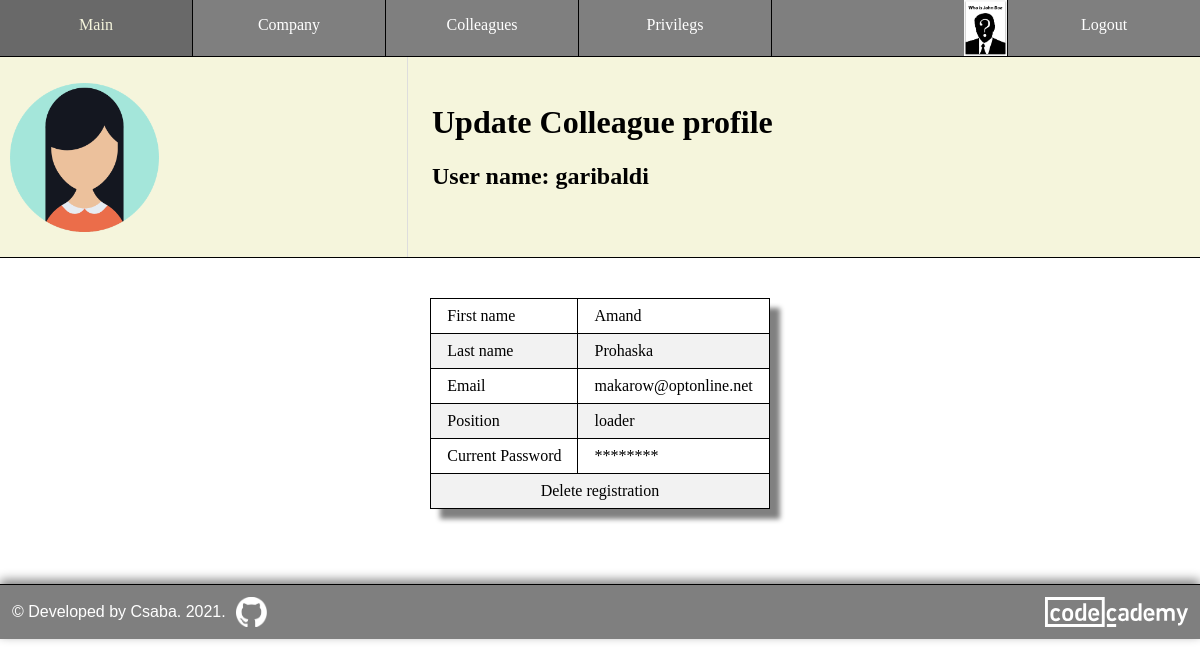
Before: /profile/4 (signed in) with the older database file.
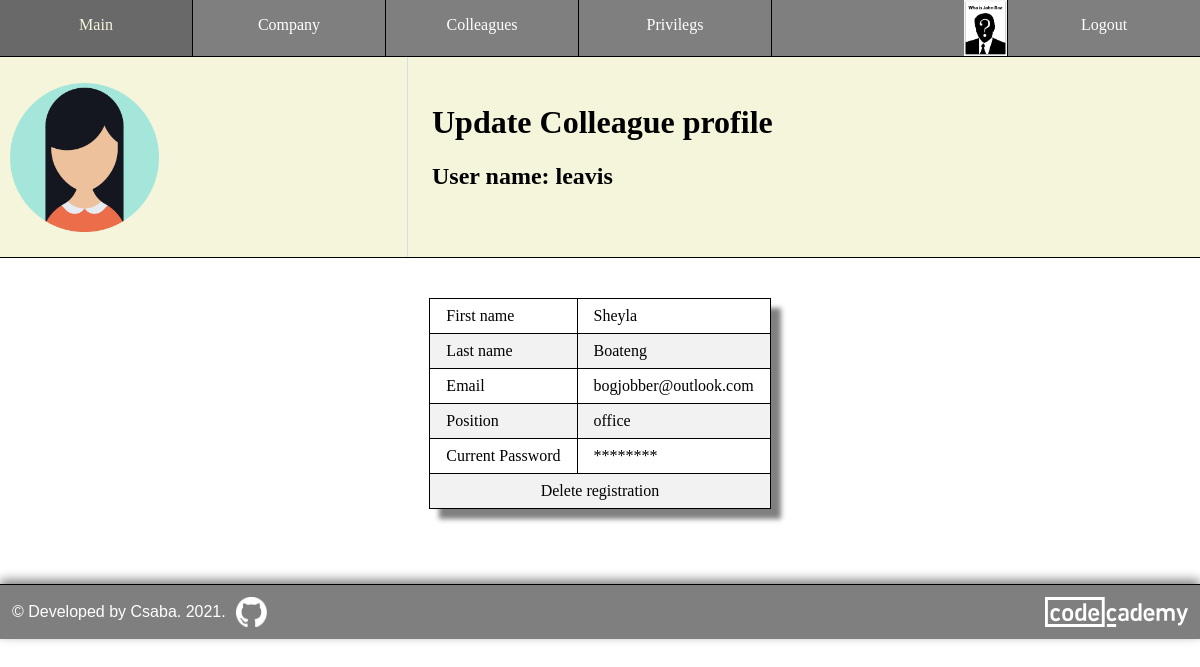
After: the same page with the newer database file.
### models.py (models this page shows, shortened)
class Colleagues(db.Model, UserMixin):
    id = db.Column(db.Integer, primary_key = True)
    user_name = db.Column(db.String(32), unique = True, index = True)
    email = db.Column(db.String(128), unique = True, index = True)
    confirmed = db.Column(db.Integer, unique = False, default = 0)
    first_name = db.Column(db.String(32), nullable = False, index = True)
    last_name = db.Column(db.String(64), nullable = False, index = True)
    avatar = db.Column(db.String(8), nullable = True)
    position = db.Column(db.String(2048), index = True)
    password_hash = db.Column(db.String(128))
    company_id = db.Column(db.Integer, db.ForeignKey("company.id"))
    ideas = db.relationship(
        "Ideas",
        backref = "colleague",
        lazy = "dynamic",
        cascade = "all, delete, delete-orphan"  # cascading deletion
    )
    admin = db.relationship(
        "Admins",
        backref = "colleague",
        lazy = "dynamic",
        cascade = "all, delete, delete-orphan"  # cascading deletion
    )

### routes.py (the view)
@app.route("/profile/<int:id>", methods = ["GET", "POST"])
@login_required
def profile(id):
    colleague = Colleagues.query.get(id)
    if current_user.id != id:
        if not is_auth_colleague(current_user, colleague):
            return unathorized("You cannot to view the profile of someone else.", "error")
        who = "Colleague"
    else:
        colleague = current_user
        who = "Your"
    return render_template(
        "profile.html",
        avatar = get_avatar(colleague),
        colleague = colleague,
        nav = get_nav(current_user)
    )

### helper.py (called while the page is built)
def get_admin(current_user):
    admin = Admins.query.filter(Admins.colleague_id == current_user.id).first()
    if not admin:
        admin = instatiate_admin(False)
    return admin

def is_auth_company(current_user):
    admin = get_admin(current_user)
    if not admin.update_company:
        return False
    return True

def is_auth_colleague(current_user, colleague=None):
    if not colleague:
        colleague = current_user
    admin = get_admin(current_user)
    if not admin.update_colleague:
        return False
    if current_user.company_id != colleague.company_id:
        return False
    return True

def is_auth_privilegs(current_user, colleague=None):
    if not colleague:
        colleague = current_user
    admin = get_admin(current_user)
    if not admin.update_privilegs:
        return False
    if current_user.company_id != colleague.company_id:
        return False
    return True

### models.py (called while the page is built)
@login_manager.user_loader
def load_colleague(id):
    return Colleagues.query.get(int(id))

### templates/profile.html (shortened to what this page needs)
{% extends "base.html" %}
{% block css %}
<link rel="stylesheet" href="{{ url_for('static', filename = 'style/profile.css') }} " />
{% endblock css %}
{% block header_left %}
    <a href="{{ url_for('upload_avatar', id = colleague.id) }}">
        <img
            src="{{ url_for('static', filename = '/avatars/' + avatar) }}"
            alt="{{colleague.username}} profile picture"
            title="Change your avatar"
        />
    </a>
{% endblock header_left %}
{% block header_right %}
    {% if colleague == current_user %}
    <h1>My profile</h1>
    {% else %}
    <h1>Update Colleague profile</h1>
    {% endif %}
    <h2>User name: <strong>{{colleague.user_name}}</strong></h2>
{% endblock header_right %}
{% block content %}
<main class="profile">
    <section>
        <table>
            <tr class="clickable" id="first_name" onclick="window.location='/update_first_name/{{ colleague.id }}';">
                <td>First name</td><td>{{colleague.first_name}}</td>
            </tr>
            <tr class="clickable" id="last_name" onclick="window.location='/update_last_name/{{ colleague.id }}';">
                <td>Last name</td><td>{{colleague.last_name}}</td>
            </tr>
            <tr class="clickable" id="email" onclick="window.location='/update_email/{{ colleague.id }}';">
                <td>Email</td><td>{{colleague.email}}</td>
            </tr>
            <tr class="clickable" id="position" onclick="window.location='/update_position/{{ colleague.id }}';">
                <td>Position</td><td>{{colleague.position}}</td>
            </tr>
            <tr class="clickable" id="password" onclick="window.location='/update_password/{{ colleague.id }}';">
                <td>Current Password</td><td>********</td>
            </tr>
            <tr class="clickable" id="delete" onclick="window.location='/delete_colleague/{{ colleague.id }}';">
                <td class="center" colspan="2">Delete registration</td>
            </tr>
        </table>
    </section>
</main>
{% endblock content %}

Changed rows visible on the page:
changed Colleagues: user_name "garibaldi" → "leavis"; first_name "Amand" → "Sheyla"; last_name "Prohaska" → "Boateng"; email "makarow@optonline.net" → "bogjobber@outlook.com"; position "loader" → "office"
